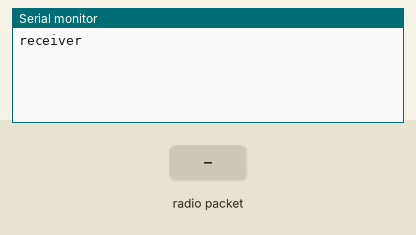
Recording of a sketch running on a simulated Arduino Uno, built with avr-gcc and run on an emulated ATmega328P. Shown: the last lines printed to the serial monitor. The inputs (shaded band) are chosen by the test bench. No radio packets arrive unless stated.

Above: at 1.8 s.
1.9 s: radio packet "1" arrives
At 2.7 s:
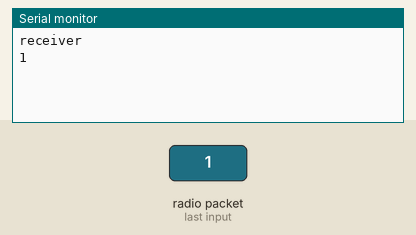
3.5 s: radio packet "0" arrives
At 4.8 s:
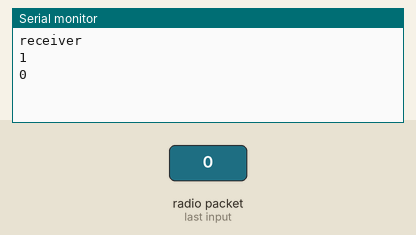
5.0 s: radio packet "2" arrives
At 6.2 s:
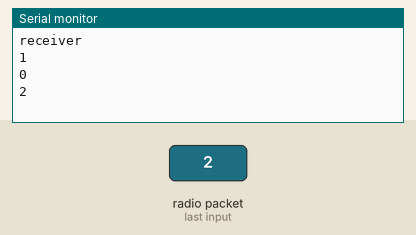

Measured:
- after the input at 1.9 s, the serial monitor: prints a new line after 0.11 s (image 1)
- after the input at 3.5 s, the serial monitor: prints a new line after 0.51 s (image 2)
- after the input at 5.0 s, the serial monitor: prints a new line at once (image 3)

The sketch:

receive.ino
```cpp
#include <SPI.h>
#include <nRF24L01.h>
#include <RF24.h>
RF24 radio(9, 10); // CE, CSN
const byte address[6] = "00001";
void setup() {
  Serial.begin(9600);
  Serial.println("receiver");

  radio.begin();
  radio.openReadingPipe(0, address);
  radio.setPALevel(RF24_PA_MIN);
  radio.startListening();
}
void loop() {
  if (radio.available()) {
    char text[32] = "";
    radio.read(&text, sizeof(text));
    Serial.println(text);
  }
    delay(1000);
}
```
